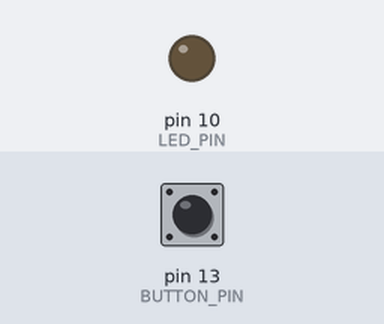
Recording of a sketch running on a simulated Arduino Uno, built with avr-gcc and run on an emulated ATmega328P. On the bench: output pins drawn as LEDs (lit = HIGH). Dashed ring = blinking. Inputs (shaded band) come from the test bench; at power-on: pin 13 (BUTTON_PIN) LOW.

Above: at 1.2 s.
1.3 s: pin 13 (BUTTON_PIN) pulled HIGH for 0.15 s
At 1.42 s:
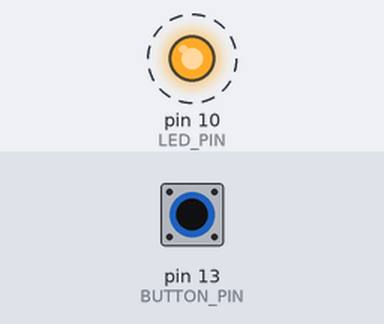
4.3 s: pin 13 (BUTTON_PIN) pulled HIGH for 1 s
At 7.1 s:
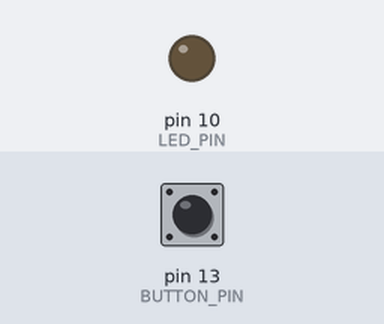
7.3 s: pin 13 (BUTTON_PIN) pulled HIGH for 3.2 s
At 7.42 s:
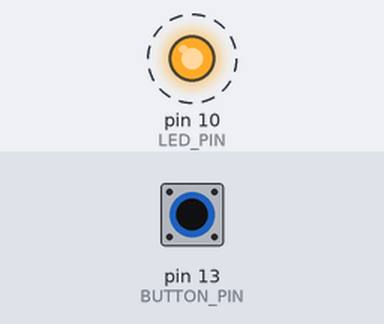
Timing chart, 0 to 13.6 s (numbered marks = the images above; inputs shaded):
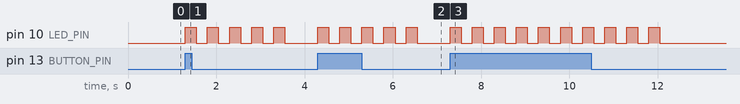

The sketch:

_19_codigo_arduino.ino
```cpp
namespace Config {
  constexpr int LED_PIN     = 10;
  constexpr int BUTTON_PIN  = 13;
  constexpr int BLINK_COUNT = 5;
  constexpr int BLINK_MS   = 250;
}

void blink_led(int times, int interval_ms) {
  for (int i = 0; i < times; ++i) {
    digitalWrite(Config::LED_PIN, HIGH);
    delay(static_cast<unsigned long>(interval_ms));
    digitalWrite(Config::LED_PIN, LOW);
    delay(static_cast<unsigned long>(interval_ms));
  }
}

void setup() {
  pinMode(Config::LED_PIN,    OUTPUT);
  pinMode(Config::BUTTON_PIN, INPUT);
}

void loop() {
  if (digitalRead(Config::BUTTON_PIN) == HIGH) {
    blink_led(Config::BLINK_COUNT, Config::BLINK_MS);
  } else {
    digitalWrite(Config::LED_PIN, LOW);
  }
}
```

Measured:
- after the input at 1.3 s, pin 10 (LED_PIN): alternates HIGH for 0.25 s and LOW for 0.25 s, 10 changes in all, then stays LOW, starting at once
- after the input at 4.3 s, pin 10 (LED_PIN): alternates HIGH for 0.25 s and LOW for 0.25 s, 10 changes in all, then stays LOW, starting at once
- after the input at 7.3 s, pin 10 (LED_PIN): alternates HIGH for 0.25 s and LOW for 0.25 s, 20 changes in all, then stays LOW, starting at once
